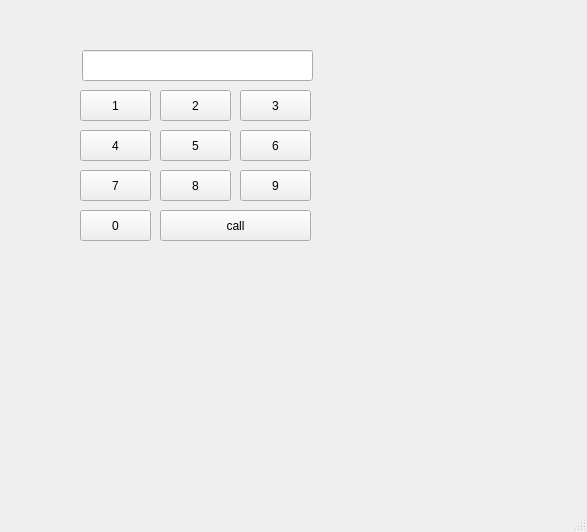
<?xml version="1.0" encoding="UTF-8"?>
<ui version="4.0">
 <class>MainWindow</class>
 <widget class="QMainWindow" name="MainWindow">
  <property name="enabled">
   <bool>true</bool>
  </property>
  <property name="geometry">
   <rect>
    <x>0</x>
    <y>0</y>
    <width>587</width>
    <height>532</height>
   </rect>
  </property>
  <property name="windowTitle">
   <string>MainWindow</string>
  </property>
  <widget class="QWidget" name="centralwidget">
   <widget class="QLineEdit" name="le">
    <property name="geometry">
     <rect>
      <x>82</x>
      <y>50</y>
      <width>231</width>
      <height>31</height>
     </rect>
    </property>
    <property name="alignment">
     <set>Qt::AlignRight|Qt::AlignTrailing|Qt::AlignVCenter</set>
    </property>
   </widget>
   <widget class="QPushButton" name="pb1">
    <property name="geometry">
     <rect>
      <x>80</x>
      <y>90</y>
      <width>71</width>
      <height>31</height>
     </rect>
    </property>
    <property name="text">
     <string>1</string>
    </property>
   </widget>
   <widget class="QPushButton" name="pb2">
    <property name="geometry">
     <rect>
      <x>160</x>
      <y>90</y>
      <width>71</width>
      <height>31</height>
     </rect>
    </property>
    <property name="text">
     <string>2</string>
    </property>
   </widget>
   <widget class="QPushButton" name="pb3">
    <property name="geometry">
     <rect>
      <x>240</x>
      <y>90</y>
      <width>71</width>
      <height>31</height>
     </rect>
    </property>
    <property name="text">
     <string>3</string>
    </property>
   </widget>
   <widget class="QPushButton" name="pb4">
    <property name="geometry">
     <rect>
      <x>80</x>
      <y>130</y>
      <width>71</width>
      <height>31</height>
     </rect>
    </property>
    <property name="text">
     <string>4</string>
    </property>
   </widget>
   <widget class="QPushButton" name="pb6">
    <property name="geometry">
     <rect>
      <x>240</x>
      <y>130</y>
      <width>71</width>
      <height>31</height>
     </rect>
    </property>
    <property name="text">
     <string>6</string>
    </property>
   </widget>
   <widget class="QPushButton" name="pb5">
    <property name="geometry">
     <rect>
      <x>160</x>
      <y>130</y>
      <width>71</width>
      <height>31</height>
     </rect>
    </property>
    <property name="text">
     <string>5</string>
    </property>
   </widget>
   <widget class="QPushButton" name="pb7">
    <property name="geometry">
     <rect>
      <x>80</x>
      <y>170</y>
      <width>71</width>
      <height>31</height>
     </rect>
    </property>
    <property name="text">
     <string>7</string>
    </property>
   </widget>
   <widget class="QPushButton" name="pb9">
    <property name="geometry">
     <rect>
      <x>240</x>
      <y>170</y>
      <width>71</width>
      <height>31</height>
     </rect>
    </property>
    <property name="text">
     <string>9</string>
    </property>
   </widget>
   <widget class="QPushButton" name="pb8">
    <property name="geometry">
     <rect>
      <x>160</x>
      <y>170</y>
      <width>71</width>
      <height>31</height>
     </rect>
    </property>
    <property name="text">
     <string>8</string>
    </property>
   </widget>
   <widget class="QPushButton" name="pb0">
    <property name="geometry">
     <rect>
      <x>80</x>
      <y>210</y>
      <width>71</width>
      <height>31</height>
     </rect>
    </property>
    <property name="text">
     <string>0</string>
    </property>
   </widget>
   <widget class="QPushButton" name="pb_call">
    <property name="geometry">
     <rect>
      <x>160</x>
      <y>210</y>
      <width>151</width>
      <height>31</height>
     </rect>
    </property>
    <property name="text">
     <string>call</string>
    </property>
   </widget>
  </widget>
  <widget class="QMenuBar" name="menubar">
   <property name="geometry">
    <rect>
     <x>0</x>
     <y>0</y>
     <width>587</width>
     <height>21</height>
    </rect>
   </property>
  </widget>
  <widget class="QStatusBar" name="statusbar"/>
 </widget>
 <resources/>
 <connections/>
</ui>
